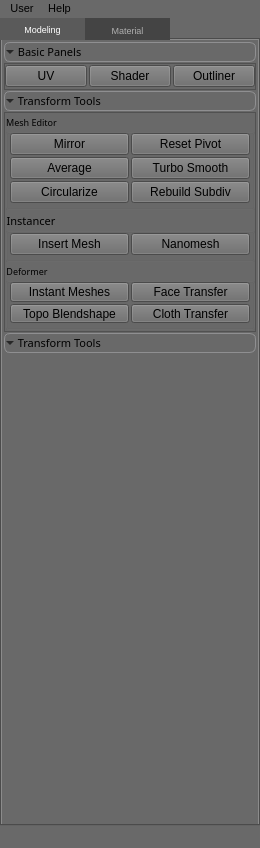
<?xml version="1.0" encoding="UTF-8"?>
<ui version="4.0">
 <class>LDMT_mainUI</class>
 <widget class="QMainWindow" name="LDMT_mainUI">
  <property name="geometry">
   <rect>
    <x>0</x>
    <y>0</y>
    <width>260</width>
    <height>848</height>
   </rect>
  </property>
  <property name="minimumSize">
   <size>
    <width>260</width>
    <height>200</height>
   </size>
  </property>
  <property name="maximumSize">
   <size>
    <width>300</width>
    <height>16777215</height>
   </size>
  </property>
  <property name="font">
   <font>
    <family>微软雅黑 Light</family>
   </font>
  </property>
  <property name="windowTitle">
   <string>MainWindow</string>
  </property>
  <property name="styleSheet">
   <string notr="true">background-color: DimGrey;
</string>
  </property>
  <widget class="QWidget" name="LDMT_centralWidget">
   <property name="font">
    <font>
     <family>微软雅黑 Light</family>
    </font>
   </property>
   <property name="styleSheet">
    <string notr="true">QWidget#LDMT_centralWidget{background-color: DimGrey;}</string>
   </property>
   <layout class="QVBoxLayout" name="verticalLayout">
    <property name="spacing">
     <number>0</number>
    </property>
    <property name="leftMargin">
     <number>0</number>
    </property>
    <property name="topMargin">
     <number>0</number>
    </property>
    <property name="rightMargin">
     <number>0</number>
    </property>
    <property name="bottomMargin">
     <number>0</number>
    </property>
    <item>
     <widget class="QTabWidget" name="LDMT_tabWidget">
      <property name="minimumSize">
       <size>
        <width>0</width>
        <height>100</height>
       </size>
      </property>
      <property name="font">
       <font>
        <family>Segoe UI Symbol</family>
        <pointsize>7</pointsize>
       </font>
      </property>
      <property name="styleSheet">
       <string notr="true">QTabWidget{background-color: DimGrey;}
QTabBar::tab {
    background-color: rgb(68,68,68); 
	width:85px;
	height: 22px;
	color: rgb(175,175,175);
}
QTabBar::tab:hover {
	color: white;
}
QTabBar::tab:selected {
    background-color: rgb(90,90,90); 
	height: 22px;
	color: white;
	width:85px;
}
</string>
      </property>
      <property name="currentIndex">
       <number>0</number>
      </property>
      <widget class="QWidget" name="LDMT_modelingTab">
       <property name="font">
        <font>
         <family>Segoe UI</family>
         <pointsize>8</pointsize>
        </font>
       </property>
       <property name="styleSheet">
        <string notr="true">QPushButton{color: rgb(0,0,0);
background-color: rgb(93, 171, 133);
border-style: solid;
border-width:1px;
border-radius:4px;
}
QPushButton:hover{background-color: rgb(113,208,162)};
background-color: DimGrey;
</string>
       </property>
       <attribute name="title">
        <string>Modeling</string>
       </attribute>
       <layout class="QVBoxLayout" name="verticalLayout_2">
        <property name="spacing">
         <number>0</number>
        </property>
        <property name="leftMargin">
         <number>0</number>
        </property>
        <property name="topMargin">
         <number>0</number>
        </property>
        <property name="rightMargin">
         <number>0</number>
        </property>
        <property name="bottomMargin">
         <number>0</number>
        </property>
        <item>
         <widget class="QScrollArea" name="scrollArea">
          <property name="minimumSize">
           <size>
            <width>0</width>
            <height>0</height>
           </size>
          </property>
          <property name="styleSheet">
           <string notr="true">QScrollArea{border-style: None;background-color: DimGrey;}
</string>
          </property>
          <property name="verticalScrollBarPolicy">
           <enum>Qt::ScrollBarAsNeeded</enum>
          </property>
          <property name="horizontalScrollBarPolicy">
           <enum>Qt::ScrollBarAlwaysOff</enum>
          </property>
          <property name="sizeAdjustPolicy">
           <enum>QAbstractScrollArea::AdjustIgnored</enum>
          </property>
          <property name="widgetResizable">
           <bool>true</bool>
          </property>
          <widget class="QWidget" name="scrollAreaWidgetContents">
           <property name="geometry">
            <rect>
             <x>0</x>
             <y>0</y>
             <width>254</width>
             <height>782</height>
            </rect>
           </property>
           <property name="styleSheet">
            <string notr="true">background-color: DimGrey;</string>
           </property>
           <layout class="QVBoxLayout" name="verticalLayout_4">
            <property name="spacing">
             <number>1</number>
            </property>
            <property name="leftMargin">
             <number>2</number>
            </property>
            <property name="topMargin">
             <number>2</number>
            </property>
            <property name="rightMargin">
             <number>2</number>
            </property>
            <property name="bottomMargin">
             <number>3</number>
            </property>
            <item>
             <widget class="QToolButton" name="toolButton">
              <property name="sizePolicy">
               <sizepolicy hsizetype="Preferred" vsizetype="Preferred">
                <horstretch>0</horstretch>
                <verstretch>0</verstretch>
               </sizepolicy>
              </property>
              <property name="minimumSize">
               <size>
                <width>200</width>
                <height>20</height>
               </size>
              </property>
              <property name="maximumSize">
               <size>
                <width>300</width>
                <height>20</height>
               </size>
              </property>
              <property name="font">
               <font>
                <family>Segoe UI Semilight</family>
                <pointsize>8</pointsize>
                <weight>50</weight>
                <bold>false</bold>
               </font>
              </property>
              <property name="layoutDirection">
               <enum>Qt::LeftToRight</enum>
              </property>
              <property name="styleSheet">
               <string notr="true">QToolButton { /* all types of tool button */
    border: 1px solid #8f8f91;
    border-radius: 6px;
    background-color: qlineargradient(x1: 0, y1: 0, x2: 0, y2: 1,
                                      stop: 0 #f6f7fa, stop: 1 #dadbde);
}
QToolButton:pressed {
    background-color: qlineargradient(x1: 0, y1: 0, x2: 0, y2: 1,
                                      stop: 0 #dadbde, stop: 1 #f6f7fa);
}
QToolButton::down-arrow:on {
	left:10px;
}</string>
              </property>
              <property name="text">
               <string> Basic Panels</string>
              </property>
              <property name="iconSize">
               <size>
                <width>6</width>
                <height>6</height>
               </size>
              </property>
              <property name="popupMode">
               <enum>QToolButton::DelayedPopup</enum>
              </property>
              <property name="toolButtonStyle">
               <enum>Qt::ToolButtonTextBesideIcon</enum>
              </property>
              <property name="autoRaise">
               <bool>false</bool>
              </property>
              <property name="arrowType">
               <enum>Qt::DownArrow</enum>
              </property>
             </widget>
            </item>
            <item>
             <widget class="QFrame" name="frame">
              <property name="minimumSize">
               <size>
                <width>200</width>
                <height>24</height>
               </size>
              </property>
              <property name="maximumSize">
               <size>
                <width>16777215</width>
                <height>50</height>
               </size>
              </property>
              <property name="styleSheet">
               <string notr="true"/>
              </property>
              <property name="frameShape">
               <enum>QFrame::StyledPanel</enum>
              </property>
              <property name="frameShadow">
               <enum>QFrame::Raised</enum>
              </property>
              <layout class="QGridLayout" name="gridLayout_3">
               <property name="leftMargin">
                <number>0</number>
               </property>
               <property name="topMargin">
                <number>1</number>
               </property>
               <property name="rightMargin">
                <number>0</number>
               </property>
               <property name="bottomMargin">
                <number>2</number>
               </property>
               <property name="spacing">
                <number>2</number>
               </property>
               <item row="0" column="2">
                <widget class="QPushButton" name="pushButton_2">
                 <property name="minimumSize">
                  <size>
                   <width>0</width>
                   <height>22</height>
                  </size>
                 </property>
                 <property name="maximumSize">
                  <size>
                   <width>16777215</width>
                   <height>22</height>
                  </size>
                 </property>
                 <property name="font">
                  <font>
                   <family>Segoe UI</family>
                  </font>
                 </property>
                 <property name="text">
                  <string>Shader</string>
                 </property>
                </widget>
               </item>
               <item row="0" column="3">
                <widget class="QPushButton" name="pushButton_3">
                 <property name="minimumSize">
                  <size>
                   <width>0</width>
                   <height>22</height>
                  </size>
                 </property>
                 <property name="maximumSize">
                  <size>
                   <width>16777215</width>
                   <height>22</height>
                  </size>
                 </property>
                 <property name="font">
                  <font>
                   <family>Segoe UI</family>
                  </font>
                 </property>
                 <property name="text">
                  <string>Outliner</string>
                 </property>
                </widget>
               </item>
               <item row="0" column="1">
                <widget class="QPushButton" name="pushButton">
                 <property name="minimumSize">
                  <size>
                   <width>0</width>
                   <height>22</height>
                  </size>
                 </property>
                 <property name="maximumSize">
                  <size>
                   <width>16777215</width>
                   <height>22</height>
                  </size>
                 </property>
                 <property name="font">
                  <font>
                   <family>Segoe UI</family>
                  </font>
                 </property>
                 <property name="styleSheet">
                  <string notr="true"/>
                 </property>
                 <property name="text">
                  <string>UV</string>
                 </property>
                </widget>
               </item>
              </layout>
             </widget>
            </item>
            <item>
             <widget class="QToolButton" name="toolButton_2">
              <property name="sizePolicy">
               <sizepolicy hsizetype="Preferred" vsizetype="Preferred">
                <horstretch>0</horstretch>
                <verstretch>0</verstretch>
               </sizepolicy>
              </property>
              <property name="minimumSize">
               <size>
                <width>220</width>
                <height>20</height>
               </size>
              </property>
              <property name="maximumSize">
               <size>
                <width>16777215</width>
                <height>20</height>
               </size>
              </property>
              <property name="font">
               <font>
                <family>Segoe UI Semilight</family>
                <pointsize>8</pointsize>
                <weight>50</weight>
                <bold>false</bold>
               </font>
              </property>
              <property name="layoutDirection">
               <enum>Qt::LeftToRight</enum>
              </property>
              <property name="styleSheet">
               <string notr="true">QToolButton { /* all types of tool button */
    border: 1px solid #8f8f91;
    border-radius: 6px;
    background-color: qlineargradient(x1: 0, y1: 0, x2: 0, y2: 1,
                                      stop: 0 #f6f7fa, stop: 1 #dadbde);
}
QToolButton:pressed {
    background-color: qlineargradient(x1: 0, y1: 0, x2: 0, y2: 1,
                                      stop: 0 #dadbde, stop: 1 #f6f7fa);
}
QToolButton::menu-arrow {
    top: 1px; left: 10px; /* shift it a bit */
}</string>
              </property>
              <property name="text">
               <string> Transform Tools</string>
              </property>
              <property name="iconSize">
               <size>
                <width>6</width>
                <height>6</height>
               </size>
              </property>
              <property name="toolButtonStyle">
               <enum>Qt::ToolButtonTextBesideIcon</enum>
              </property>
              <property name="autoRaise">
               <bool>false</bool>
              </property>
              <property name="arrowType">
               <enum>Qt::DownArrow</enum>
              </property>
             </widget>
            </item>
            <item>
             <widget class="QFrame" name="frame_2">
              <property name="sizePolicy">
               <sizepolicy hsizetype="Preferred" vsizetype="Preferred">
                <horstretch>0</horstretch>
                <verstretch>0</verstretch>
               </sizepolicy>
              </property>
              <property name="minimumSize">
               <size>
                <width>0</width>
                <height>0</height>
               </size>
              </property>
              <property name="maximumSize">
               <size>
                <width>16777215</width>
                <height>220</height>
               </size>
              </property>
              <property name="frameShape">
               <enum>QFrame::StyledPanel</enum>
              </property>
              <property name="frameShadow">
               <enum>QFrame::Raised</enum>
              </property>
              <layout class="QVBoxLayout" name="verticalLayout_3">
               <property name="spacing">
                <number>1</number>
               </property>
               <property name="leftMargin">
                <number>0</number>
               </property>
               <property name="topMargin">
                <number>1</number>
               </property>
               <property name="rightMargin">
                <number>0</number>
               </property>
               <property name="bottomMargin">
                <number>1</number>
               </property>
               <item>
                <widget class="QGroupBox" name="groupBox_2">
                 <property name="sizePolicy">
                  <sizepolicy hsizetype="Preferred" vsizetype="Fixed">
                   <horstretch>0</horstretch>
                   <verstretch>0</verstretch>
                  </sizepolicy>
                 </property>
                 <property name="minimumSize">
                  <size>
                   <width>0</width>
                   <height>0</height>
                  </size>
                 </property>
                 <property name="maximumSize">
                  <size>
                   <width>16777215</width>
                   <height>100</height>
                  </size>
                 </property>
                 <property name="font">
                  <font>
                   <family>Segoe UI Semilight</family>
                   <pointsize>7</pointsize>
                  </font>
                 </property>
                 <property name="layoutDirection">
                  <enum>Qt::LeftToRight</enum>
                 </property>
                 <property name="autoFillBackground">
                  <bool>false</bool>
                 </property>
                 <property name="styleSheet">
                  <string notr="true"/>
                 </property>
                 <property name="title">
                  <string>Mesh Editor</string>
                 </property>
                 <layout class="QGridLayout" name="gridLayout_7">
                  <property name="leftMargin">
                   <number>2</number>
                  </property>
                  <property name="topMargin">
                   <number>0</number>
                  </property>
                  <property name="rightMargin">
                   <number>2</number>
                  </property>
                  <property name="bottomMargin">
                   <number>4</number>
                  </property>
                  <property name="spacing">
                   <number>2</number>
                  </property>
                  <item row="1" column="0">
                   <widget class="QPushButton" name="pushButton_13">
                    <property name="minimumSize">
                     <size>
                      <width>0</width>
                      <height>0</height>
                     </size>
                    </property>
                    <property name="maximumSize">
                     <size>
                      <width>16777215</width>
                      <height>22</height>
                     </size>
                    </property>
                    <property name="font">
                     <font>
                      <family>Segoe UI</family>
                     </font>
                    </property>
                    <property name="text">
                     <string>Mirror</string>
                    </property>
                   </widget>
                  </item>
                  <item row="3" column="1">
                   <widget class="QPushButton" name="pushButton_15">
                    <property name="minimumSize">
                     <size>
                      <width>0</width>
                      <height>0</height>
                     </size>
                    </property>
                    <property name="maximumSize">
                     <size>
                      <width>16777215</width>
                      <height>22</height>
                     </size>
                    </property>
                    <property name="font">
                     <font>
                      <family>Segoe UI</family>
                     </font>
                    </property>
                    <property name="text">
                     <string>Turbo Smooth</string>
                    </property>
                   </widget>
                  </item>
                  <item row="4" column="0">
                   <widget class="QPushButton" name="pushButton_10">
                    <property name="minimumSize">
                     <size>
                      <width>0</width>
                      <height>0</height>
                     </size>
                    </property>
                    <property name="maximumSize">
                     <size>
                      <width>16777215</width>
                      <height>22</height>
                     </size>
                    </property>
                    <property name="font">
                     <font>
                      <family>Segoe UI</family>
                     </font>
                    </property>
                    <property name="text">
                     <string>Circularize</string>
                    </property>
                   </widget>
                  </item>
                  <item row="1" column="1">
                   <widget class="QPushButton" name="pushButton_12">
                    <property name="minimumSize">
                     <size>
                      <width>0</width>
                      <height>0</height>
                     </size>
                    </property>
                    <property name="maximumSize">
                     <size>
                      <width>16777215</width>
                      <height>22</height>
                     </size>
                    </property>
                    <property name="font">
                     <font>
                      <family>Segoe UI</family>
                     </font>
                    </property>
                    <property name="text">
                     <string>Reset Pivot</string>
                    </property>
                   </widget>
                  </item>
                  <item row="3" column="0">
                   <widget class="QPushButton" name="pushButton_11">
                    <property name="minimumSize">
                     <size>
                      <width>0</width>
                      <height>0</height>
                     </size>
                    </property>
                    <property name="maximumSize">
                     <size>
                      <width>16777215</width>
                      <height>22</height>
                     </size>
                    </property>
                    <property name="font">
                     <font>
                      <family>Segoe UI</family>
                     </font>
                    </property>
                    <property name="text">
                     <string>Average</string>
                    </property>
                   </widget>
                  </item>
                  <item row="4" column="1">
                   <widget class="QPushButton" name="pushButton_18">
                    <property name="minimumSize">
                     <size>
                      <width>0</width>
                      <height>0</height>
                     </size>
                    </property>
                    <property name="maximumSize">
                     <size>
                      <width>16777215</width>
                      <height>22</height>
                     </size>
                    </property>
                    <property name="font">
                     <font>
                      <family>Segoe UI</family>
                     </font>
                    </property>
                    <property name="text">
                     <string>Rebuild Subdiv</string>
                    </property>
                   </widget>
                  </item>
                 </layout>
                </widget>
               </item>
               <item>
                <widget class="QGroupBox" name="groupBox_3">
                 <property name="sizePolicy">
                  <sizepolicy hsizetype="Preferred" vsizetype="Preferred">
                   <horstretch>0</horstretch>
                   <verstretch>0</verstretch>
                  </sizepolicy>
                 </property>
                 <property name="minimumSize">
                  <size>
                   <width>0</width>
                   <height>0</height>
                  </size>
                 </property>
                 <property name="maximumSize">
                  <size>
                   <width>16777215</width>
                   <height>100</height>
                  </size>
                 </property>
                 <property name="font">
                  <font>
                   <family>Segoe UI Semilight</family>
                   <pointsize>8</pointsize>
                  </font>
                 </property>
                 <property name="title">
                  <string>Instancer</string>
                 </property>
                 <layout class="QGridLayout" name="gridLayout_8">
                  <property name="leftMargin">
                   <number>2</number>
                  </property>
                  <property name="topMargin">
                   <number>0</number>
                  </property>
                  <property name="rightMargin">
                   <number>2</number>
                  </property>
                  <property name="bottomMargin">
                   <number>4</number>
                  </property>
                  <property name="spacing">
                   <number>2</number>
                  </property>
                  <item row="0" column="0">
                   <widget class="QPushButton" name="pushButton_14">
                    <property name="minimumSize">
                     <size>
                      <width>0</width>
                      <height>0</height>
                     </size>
                    </property>
                    <property name="maximumSize">
                     <size>
                      <width>16777215</width>
                      <height>22</height>
                     </size>
                    </property>
                    <property name="font">
                     <font>
                      <family>Segoe UI</family>
                     </font>
                    </property>
                    <property name="text">
                     <string>Insert Mesh</string>
                    </property>
                   </widget>
                  </item>
                  <item row="0" column="1">
                   <widget class="QPushButton" name="pushButton_16">
                    <property name="minimumSize">
                     <size>
                      <width>0</width>
                      <height>0</height>
                     </size>
                    </property>
                    <property name="maximumSize">
                     <size>
                      <width>16777215</width>
                      <height>22</height>
                     </size>
                    </property>
                    <property name="font">
                     <font>
                      <family>Segoe UI</family>
                     </font>
                    </property>
                    <property name="text">
                     <string>Nanomesh</string>
                    </property>
                   </widget>
                  </item>
                 </layout>
                </widget>
               </item>
               <item>
                <widget class="QGroupBox" name="groupBox">
                 <property name="sizePolicy">
                  <sizepolicy hsizetype="Preferred" vsizetype="Preferred">
                   <horstretch>0</horstretch>
                   <verstretch>0</verstretch>
                  </sizepolicy>
                 </property>
                 <property name="minimumSize">
                  <size>
                   <width>0</width>
                   <height>50</height>
                  </size>
                 </property>
                 <property name="maximumSize">
                  <size>
                   <width>16777215</width>
                   <height>100</height>
                  </size>
                 </property>
                 <property name="font">
                  <font>
                   <family>Segoe UI Semilight</family>
                   <pointsize>7</pointsize>
                  </font>
                 </property>
                 <property name="title">
                  <string>Deformer</string>
                 </property>
                 <layout class="QGridLayout" name="gridLayout">
                  <property name="leftMargin">
                   <number>2</number>
                  </property>
                  <property name="topMargin">
                   <number>0</number>
                  </property>
                  <property name="rightMargin">
                   <number>2</number>
                  </property>
                  <property name="bottomMargin">
                   <number>4</number>
                  </property>
                  <property name="spacing">
                   <number>2</number>
                  </property>
                  <item row="0" column="0">
                   <widget class="QPushButton" name="pushButton_17">
                    <property name="minimumSize">
                     <size>
                      <width>0</width>
                      <height>0</height>
                     </size>
                    </property>
                    <property name="maximumSize">
                     <size>
                      <width>16777215</width>
                      <height>22</height>
                     </size>
                    </property>
                    <property name="font">
                     <font>
                      <family>Segoe UI</family>
                     </font>
                    </property>
                    <property name="text">
                     <string>Instant Meshes</string>
                    </property>
                   </widget>
                  </item>
                  <item row="0" column="1">
                   <widget class="QPushButton" name="pushButton_36">
                    <property name="minimumSize">
                     <size>
                      <width>0</width>
                      <height>0</height>
                     </size>
                    </property>
                    <property name="maximumSize">
                     <size>
                      <width>16777215</width>
                      <height>22</height>
                     </size>
                    </property>
                    <property name="font">
                     <font>
                      <family>Segoe UI</family>
                     </font>
                    </property>
                    <property name="text">
                     <string>Face Transfer</string>
                    </property>
                   </widget>
                  </item>
                  <item row="1" column="0">
                   <widget class="QPushButton" name="pushButton_30">
                    <property name="minimumSize">
                     <size>
                      <width>0</width>
                      <height>0</height>
                     </size>
                    </property>
                    <property name="maximumSize">
                     <size>
                      <width>16777215</width>
                      <height>22</height>
                     </size>
                    </property>
                    <property name="font">
                     <font>
                      <family>Segoe UI</family>
                     </font>
                    </property>
                    <property name="text">
                     <string>Topo Blendshape</string>
                    </property>
                   </widget>
                  </item>
                  <item row="1" column="1">
                   <widget class="QPushButton" name="pushButton_33">
                    <property name="minimumSize">
                     <size>
                      <width>0</width>
                      <height>0</height>
                     </size>
                    </property>
                    <property name="maximumSize">
                     <size>
                      <width>16777215</width>
                      <height>22</height>
                     </size>
                    </property>
                    <property name="font">
                     <font>
                      <family>Segoe UI</family>
                     </font>
                    </property>
                    <property name="text">
                     <string>Cloth Transfer</string>
                    </property>
                   </widget>
                  </item>
                 </layout>
                </widget>
               </item>
              </layout>
             </widget>
            </item>
            <item>
             <widget class="QToolButton" name="toolButton_3">
              <property name="sizePolicy">
               <sizepolicy hsizetype="Preferred" vsizetype="Preferred">
                <horstretch>0</horstretch>
                <verstretch>0</verstretch>
               </sizepolicy>
              </property>
              <property name="minimumSize">
               <size>
                <width>220</width>
                <height>20</height>
               </size>
              </property>
              <property name="maximumSize">
               <size>
                <width>16777215</width>
                <height>20</height>
               </size>
              </property>
              <property name="font">
               <font>
                <family>Segoe UI Semilight</family>
                <pointsize>8</pointsize>
                <weight>50</weight>
                <bold>false</bold>
               </font>
              </property>
              <property name="layoutDirection">
               <enum>Qt::LeftToRight</enum>
              </property>
              <property name="styleSheet">
               <string notr="true">QToolButton { /* all types of tool button */
    border: 1px solid #8f8f91;
    border-radius: 6px;
    background-color: qlineargradient(x1: 0, y1: 0, x2: 0, y2: 1,
                                      stop: 0 #f6f7fa, stop: 1 #dadbde);
}
QToolButton:pressed {
    background-color: qlineargradient(x1: 0, y1: 0, x2: 0, y2: 1,
                                      stop: 0 #dadbde, stop: 1 #f6f7fa);
}
QToolButton::menu-arrow {
    top: 1px; left: 10px; /* shift it a bit */
}</string>
              </property>
              <property name="text">
               <string> Transform Tools</string>
              </property>
              <property name="iconSize">
               <size>
                <width>6</width>
                <height>6</height>
               </size>
              </property>
              <property name="toolButtonStyle">
               <enum>Qt::ToolButtonTextBesideIcon</enum>
              </property>
              <property name="autoRaise">
               <bool>false</bool>
              </property>
              <property name="arrowType">
               <enum>Qt::DownArrow</enum>
              </property>
             </widget>
            </item>
            <item>
             <spacer name="verticalSpacer">
              <property name="orientation">
               <enum>Qt::Vertical</enum>
              </property>
              <property name="sizeHint" stdset="0">
               <size>
                <width>20</width>
                <height>40</height>
               </size>
              </property>
             </spacer>
            </item>
           </layout>
          </widget>
         </widget>
        </item>
       </layout>
      </widget>
      <widget class="QWidget" name="LDMT_materialTab">
       <property name="font">
        <font>
         <family>Segoe UI</family>
         <pointsize>8</pointsize>
        </font>
       </property>
       <attribute name="title">
        <string>Material</string>
       </attribute>
      </widget>
     </widget>
    </item>
   </layout>
  </widget>
  <widget class="QMenuBar" name="menubar">
   <property name="geometry">
    <rect>
     <x>0</x>
     <y>0</y>
     <width>260</width>
     <height>19</height>
    </rect>
   </property>
   <property name="font">
    <font>
     <pointsize>8</pointsize>
    </font>
   </property>
   <widget class="QMenu" name="menuCustom">
    <property name="font">
     <font>
      <family>Segoe UI</family>
     </font>
    </property>
    <property name="title">
     <string>User</string>
    </property>
    <addaction name="actionPreferences"/>
   </widget>
   <widget class="QMenu" name="menuHelp">
    <property name="font">
     <font>
      <family>Yu Gothic UI Semilight</family>
     </font>
    </property>
    <property name="tearOffEnabled">
     <bool>false</bool>
    </property>
    <property name="title">
     <string>Help</string>
    </property>
    <property name="separatorsCollapsible">
     <bool>false</bool>
    </property>
    <addaction name="actionAbout"/>
    <addaction name="actionUpdate"/>
   </widget>
   <addaction name="menuCustom"/>
   <addaction name="menuHelp"/>
  </widget>
  <widget class="QStatusBar" name="statusbar"/>
  <action name="actionPreferences">
   <property name="text">
    <string>Preferences</string>
   </property>
   <property name="font">
    <font>
     <family>Segoe UI</family>
     <pointsize>9</pointsize>
    </font>
   </property>
  </action>
  <action name="actionAbout">
   <property name="text">
    <string>About</string>
   </property>
   <property name="font">
    <font>
     <family>Segoe UI</family>
    </font>
   </property>
   <property name="iconVisibleInMenu">
    <bool>true</bool>
   </property>
  </action>
  <action name="actionUpdate">
   <property name="text">
    <string>Update</string>
   </property>
  </action>
 </widget>
 <resources/>
 <connections/>
</ui>
